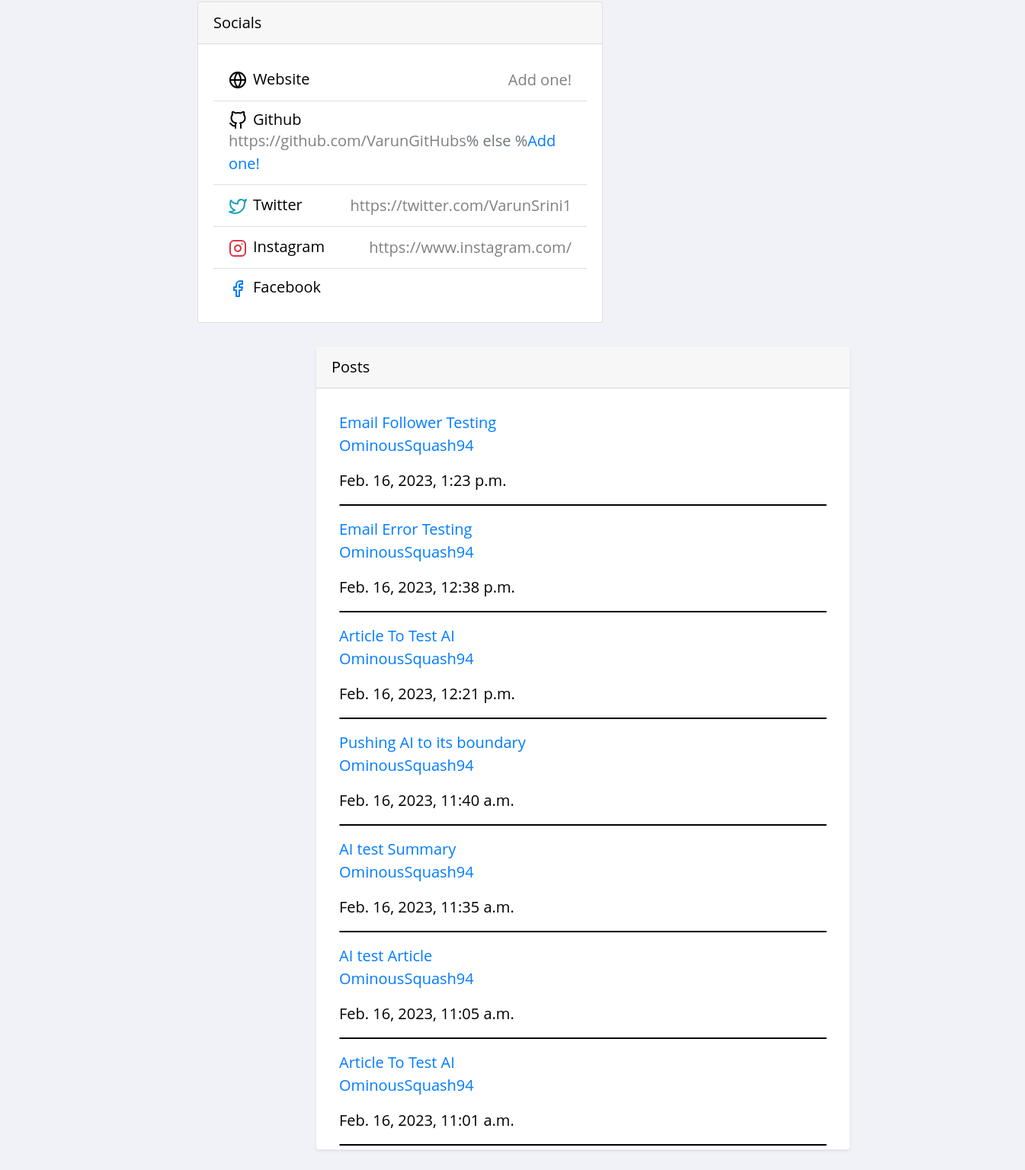
Before: /profile/1 (lower part) with the older database file.
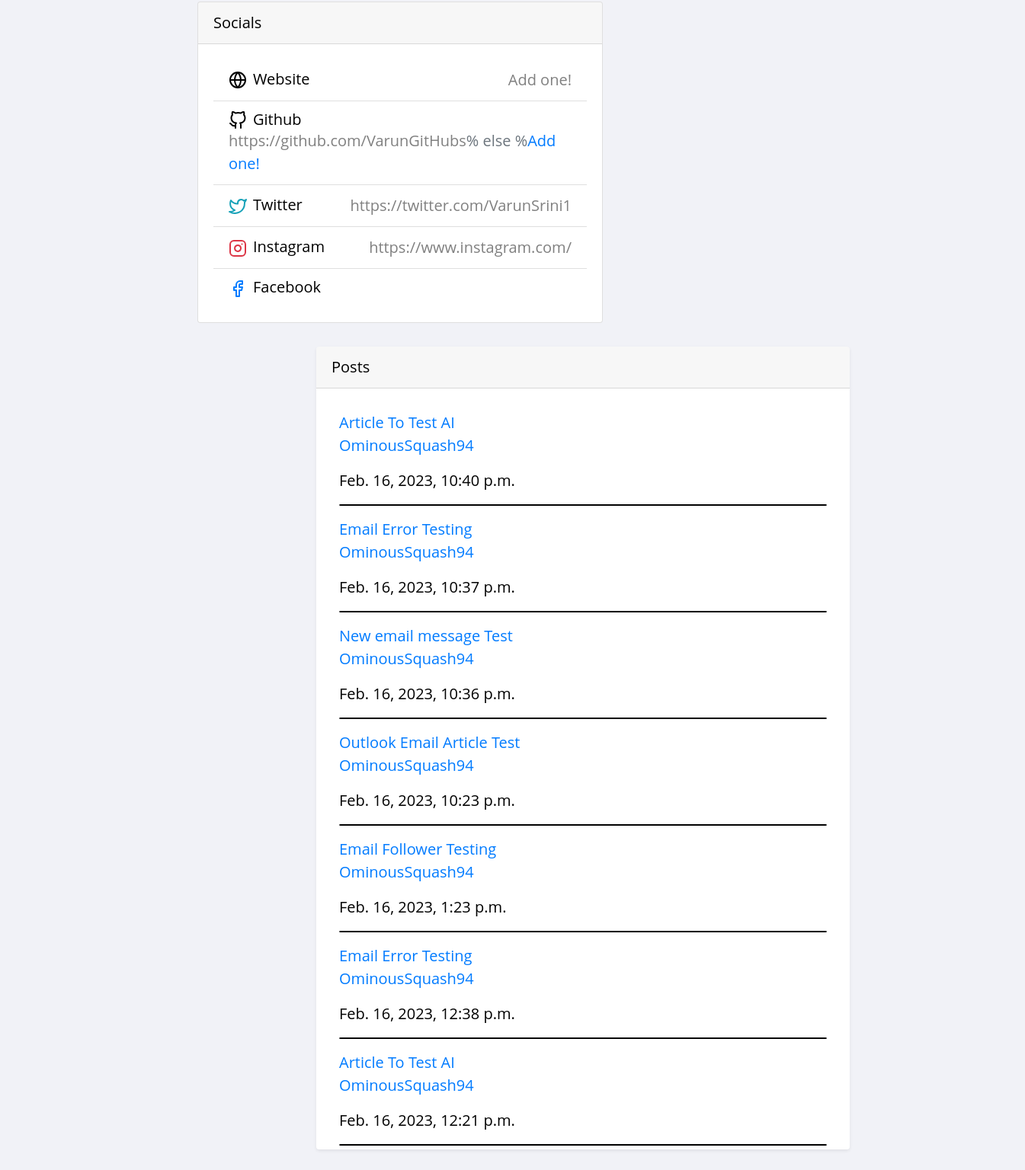
After: the same page with the newer database file.
### theblog/models.py (models this page shows, shortened)
class Post(models.Model):
	title = models.CharField(max_length = 255) # Title Field
	author = models.ForeignKey(User, on_delete = models.CASCADE) # Deletes blog posts for a user if they delete account
	header_image = models.ImageField(null = True, blank = True, upload_to = 'uploads/images', default = None)
	body = RichTextField(blank= True, null = True)
	date_published = models.DateTimeField(auto_now_add = True) # Automatically adds the date
	likes = models.ManyToManyField(User, related_name ='blog_post') # Updating count of the upvotes
	tags = models.CharField(max_length = 255, default = 'Coding') # List of tags from the Tag table
	snippet  = models.CharField(max_length = 300, default = 'Article Snippet') # Article Snippet field to display on screen
	number_likes = models.IntegerField(default = 0)

### theblog/views.py (the view)
# urls.py: path('profile/<int:pk>', ProfileView.as_view(), name = 'profile'),
class ProfileView(View):
	def get(self, request, pk, *args, **kwargs):
		profile = UserProfile.objects.get(pk = pk)
		user = profile.user
		posts = Post.objects.filter(author = user).order_by('-date_published')
		followers = profile.followers.all()
		is_following = False
		num_followers = len(followers)
		if num_followers == 0:
			is_following = False
		else:
			for follower in followers:
				if follower == request.user:
					is_following = True
		context = {
			'user':user,
			'profile':profile,
			'posts':posts,
			'num_followers':num_followers,
			'is_following':is_following
		}
		return render(request, 'user_profile.html', context)

### theblog/templates/user_profile.html (shortened to what this page needs)
{% extends 'base.html' %}
{% load bootstrap_icons %}
{% load static %}
{% block extrahead %}
	<link rel="stylesheet" href="{% static 'theblog/profile.css' %}">
	<link rel="stylesheet" href="https://cdnjs.cloudflare.com/ajax/libs/font-awesome/4.7.0/css/font-awesome.min.css">
{% endblock %}
{% block content %}
<!DOCTYPE html>
<html lang="en">
<head>
</head>
<body>
</body>
</html>
<body>
	<div class = "all">
	<div class="profile_info">
		<div class = 'socials'>
			<div class="card mb-3" style="width: 532px; position: relative; right: 16px; top: 35px;">
				<div class="card-header">Socials</div>
				<div class="card-body">
					<ul class="list-group list-group-flush">
                  <li class="list-group-item d-flex justify-content-between align-items-center flex-wrap">
                    <h5 class="mb-0">Website</h5>
                    <span class="text-secondary">{% if profile.website %}<a href="{{ profile.website }}" target="_blank" style="color:gray;">{{ profile.website }}</a>{% else %}
                    <a href="{% url 'edit-profile' profile.pk %}" style="color:grey;">Add one!</a>{% endif %}</span>
                  </li>
                  <li class="list-group-item d-flex justify-content-between align-items-center flex-wrap">
                    <h5 class="mb-0">Github</h5>
                    <span class="text-secondary">{% if profile.GitHub %}<a href="{{ profile.GitHub }}" target="_blank" style="color:gray;">{{ profile.GitHub }}</a>% else %<a href="{% url 'edit-profile' profile.pk %}">Add one!</a>{% endif %}</span>
                  </li>
                  <li class="list-group-item d-flex justify-content-between align-items-center flex-wrap">
                    <h5 class="mb-0">Twitter</h5>
                    <span class="text-secondary">{% if profile.Twitter %}<a href="{{ profile.Twitter }}" target="_blank" style="color:gray;">{{ profile.Twitter }}</a>{% endif %}</span>
                  </li>
                  <li class="list-group-item d-flex justify-content-between align-items-center flex-wrap">
                    <h5 class="mb-0">Instagram</h5>
                    <span class="text-secondary">{% if profile.Instagram %}<a href="{{ profile.Instagram }}" target="_blank" style="color: gray;">{{ profile.Instagram }}</a>{% endif %}</span>
                  </li>
                  <li class="list-group-item d-flex justify-content-between align-items-center flex-wrap">
                    <h5 class="mb-0">Facebook</h5>
                  </li>
                </ul>
				</div>
			</div>
	</div>
</div>
	<div class = 'shadow-sm post_section' style="border-radius: 4px;">
		<div class = 'card-header' style="position: relative; top: -30px; width: 800px; right: 30px;">Posts</div>
		{% for post in posts %}
			<a href="{% url 'article-detail' post.pk %}">{{ post.title }}</a>
			<p><a style = 'text-decoration: none' class = 'text-primary' href="{% url 'profile' post.author.profile.pk %}">{{ post.author }}</a></p>
			<p>{{ post.date_published }}</p>
			<hr>
		{% endfor %}
	</div>
</div>
</div>
</body>
{% endblock %}

Changed rows visible on the page:
no longer on this page (row unchanged): Post: title "Pushing AI to its boundary", author "OminousSquash94", date_published "Feb. 16, 2023, 11:40 a.m."
no longer on this page (row unchanged): Post: title "AI test Summary", author "OminousSquash94", date_published "Feb. 16, 2023, 11:35 a.m."
no longer on this page (row unchanged): Post: title "AI test Article", author "OminousSquash94", date_published "Feb. 16, 2023, 11:05 a.m."
no longer on this page (row unchanged): Post: title "Article To Test AI", author "OminousSquash94", date_published "Feb. 16, 2023, 11:01 a.m."
added Post: title "Article To Test AI", author "OminousSquash94", date_published "Feb. 16, 2023, 10:40 p.m."
added Post: title "Email Error Testing", author "OminousSquash94", date_published "Feb. 16, 2023, 10:37 p.m."
added Post: title "New email message Test", author "OminousSquash94", date_published "Feb. 16, 2023, 10:36 p.m."
added Post: title "Outlook Email Article Test", author "OminousSquash94", date_published "Feb. 16, 2023, 10:23 p.m."
